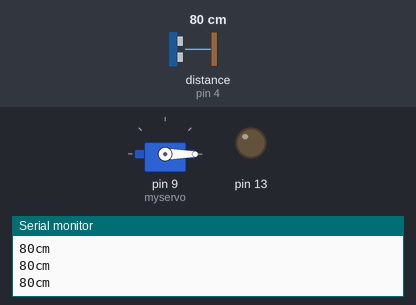
This sketch was run on a simulated Arduino Uno, built with avr-gcc and run on an emulated ATmega328P. Shown: servo, output pins drawn as LEDs (lit = HIGH), the last lines printed to the serial monitor. Wiring (inferred from the names in the program): ultrasonic range finder: trigger pin 2; echo pin 4. Inputs (shaded band) come from the test bench; at power-on: distance to the obstacle (sensor on pin 4) 80 cm. The echo pulse lasts 58.3 µs per cm; pins used as bus, display or sensor lines are not drawn.

Above: at 1.2 s.
1.3 s: distance to the obstacle (sensor on pin 4) set to 13 cm
2.8 s: distance to the obstacle (sensor on pin 4) set to 10 cm
At 3.9 s:
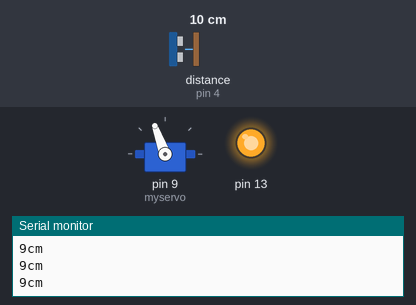
4.3 s: distance to the obstacle (sensor on pin 4) set to 18 cm
At 5.5 s:
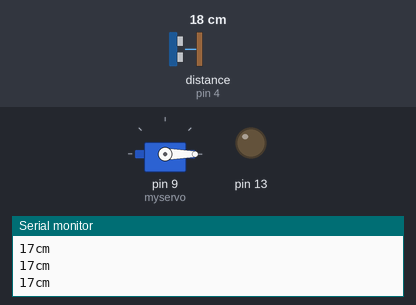
5.8 s: distance to the obstacle (sensor on pin 4) set to 2 cm
At 6.5 s:
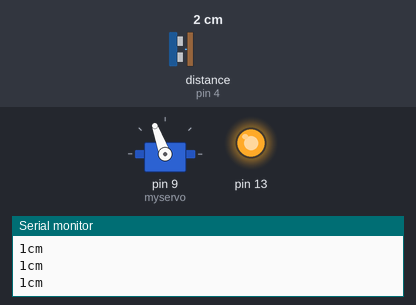
Timing chart, 0 to 8.3 s (numbered marks = the images above; inputs shaded):
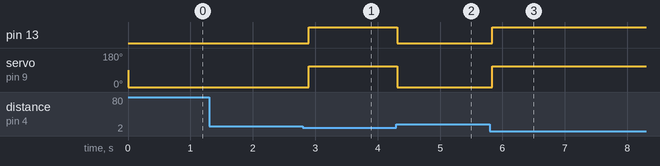

The sketch:

hint_glove.ino
```cpp
const int trigPin = 2;
const int echoPin = 4;
#include <Servo.h>
Servo myservo;
int p=0;int c;
void setup() {
  pinMode(13,OUTPUT);
 myservo.attach(9);
  Serial.begin(9600);
}

void loop()
{

  long duration, inches, cm;

  pinMode(trigPin, OUTPUT);
  digitalWrite(trigPin, LOW);
  delayMicroseconds(2);
  digitalWrite(trigPin, HIGH);
  delayMicroseconds(10);
  digitalWrite(trigPin, LOW);


  pinMode(echoPin, INPUT);
  duration = pulseIn(echoPin, HIGH);


  inches = microsecondsToInches(duration);
  cm = microsecondsToCentimeters(duration);

   if(cm<=5 || (cm>=8 && cm<=10))
    {

       myservo.write(110);
       digitalWrite(13,HIGH);


    }

   else{

     myservo.write(0);
     digitalWrite(13,LOW);
  }


  //Serial.print(inches);
 // Serial.print("in, ");
  Serial.print(cm);
  Serial.print("cm");
  Serial.println();

  delay(100);
}

long microsecondsToInches(long microseconds)
{
  return microseconds / 74 / 2;
}

long microsecondsToCentimeters(long microseconds)
{
  return microseconds / 29 / 2;
}
```

Measured:
- the behaviour switches between 12 and 11 cm on distance to the obstacle (sensor on pin 4) (found by bisection; images 0 and 1)
- after the input at 2.8 s, pin 13: LOW → HIGH after 0.09 s; servo on pin 9 (myservo): 0° → 110° after 0.09 s
- after the input at 4.3 s, pin 13: HIGH → LOW at once; servo on pin 9 (myservo): 110° → 0° at once
- after the input at 5.8 s, pin 13: LOW → HIGH at once; servo on pin 9 (myservo): 0° → 110° at once
